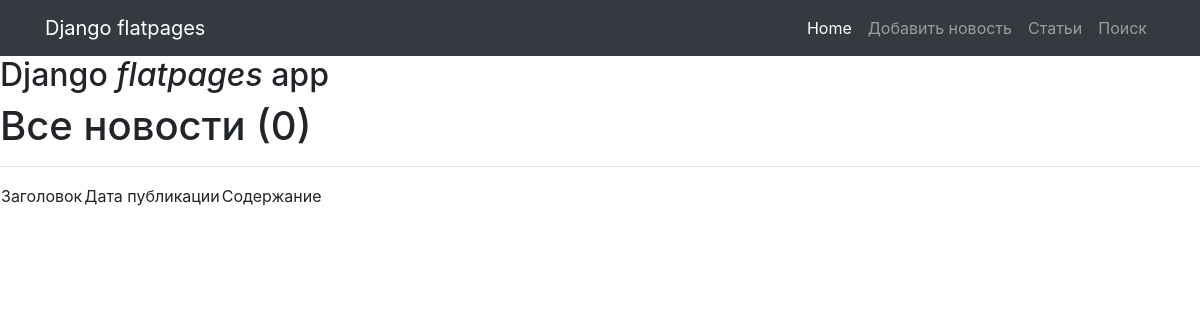
The app's page /posts/, older data.
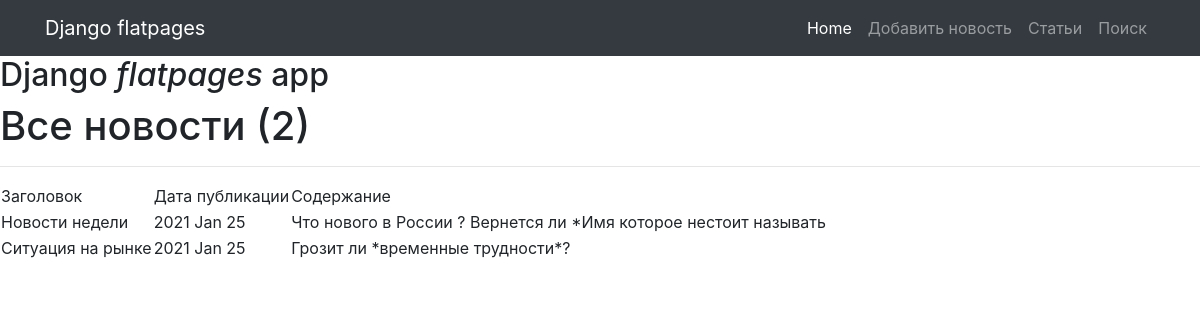
The same page, newer data.
### news/models.py (models this page shows, shortened)
class Post(models.Model):
    author_id =models.ForeignKey(Author, on_delete=models.CASCADE, verbose_name='Автор')
    its_post =models.BooleanField(default=True)
    insertdt = models.DateTimeField(auto_now_add=True)
    category_id = models.ManyToManyField(Category,through='PostCategory',null=True,blank=True)
    caption =models.CharField(max_length=255)
    text = models.TextField()
    rating =models.IntegerField(default=0)

### news/views.py (the view)
# urls.py: path('',PostList.as_view()),
class PostList(ListView):
    model = Post
    template_name = 'posts.html'
    context_object_name = 'posts'
    ordering = ['-insertdt']
    paginate_by = 2

### news/templatetags/custom_filters.py (called while the page is built)
@register.filter(name='censor')
def censor(value):
    value = value.replace('Ковид','*Болезнь о которой не стоит говорить*')
    value = value.replace('Навальный','*Имя которое нестоит называть')
    value = value.replace('кризис','*временные трудности*')
    return str(value)

### templates/posts.html (shortened to what this page needs)
{% extends 'flatpages/default.html' %}
{% load custom_filters %}
{% block content %}
<h1>Все новости  ({{posts|length}})</h1>
<hr>
<table>
    <tr>
        <td>
            Заголовок
        </td>
        <td>
            Дата публикации
        </td>
        <td>
            Содержание
        </td>
    </tr>
    {% for post in posts %}
    <tr>
        <td>
            {{post.caption|censor }}
        </td>
        <td>
            {{post.insertdt|date:'Y M d'}}
        </td>
        <td>
            {{post.text|truncatechars:50|censor}}
        </td>
    </tr>
    {% endfor %}
</table>
{% endblock content %}

### templates/flatpages/default.html (shortened to what this page needs)
{% load static %}
<!DOCTYPE html>
<html lang="en">
<head>
  <link href="{% static 'vendor/bootstrap/css/bootstrap.min.css' %}" rel="stylesheet">
</head>
<body>
  <nav class="navbar navbar-expand-lg navbar-dark bg-dark static-top">
    <div class="container">
      <a class="navbar-brand" href="#">Django flatpages</a>
      <div class="collapse navbar-collapse" id="navbarResponsive">
        <ul class="navbar-nav ml-auto">
          <li class="nav-item active">
            <a class="nav-link" href="#">Home
            </a>
          </li>
          <li class="nav-item">
            <a class="nav-link" href="/posts/add/">Добавить новость</a>
          </li>
          <li class="nav-item">
            <a class="nav-link" href="/posts/">Статьи</a>
          </li>
                    <li class="nav-item">
            <a class="nav-link" href="/posts/search/">Поиск</a>
          </li>
        </ul>
      </div>
    </div>
  </nav>
  <h2>Django <i>flatpages</i> app</h2>
    {% block content %}
    {% endblock content %}
</body>
</html>

Row changes from the older to the newer data that the page shows:
added Post: caption|censor "Новости недели", insertdt "2021 Jan 25", text|censor "Что нового в России ? Вернется ли *Имя которое нестоит называть"
added Post: caption|censor "Ситуация на рынке", insertdt "2021 Jan 25", text|censor "Грозит ли *временные трудности*?"
Text that changed along with them:
{{ posts|length }}: "0" → "2"
